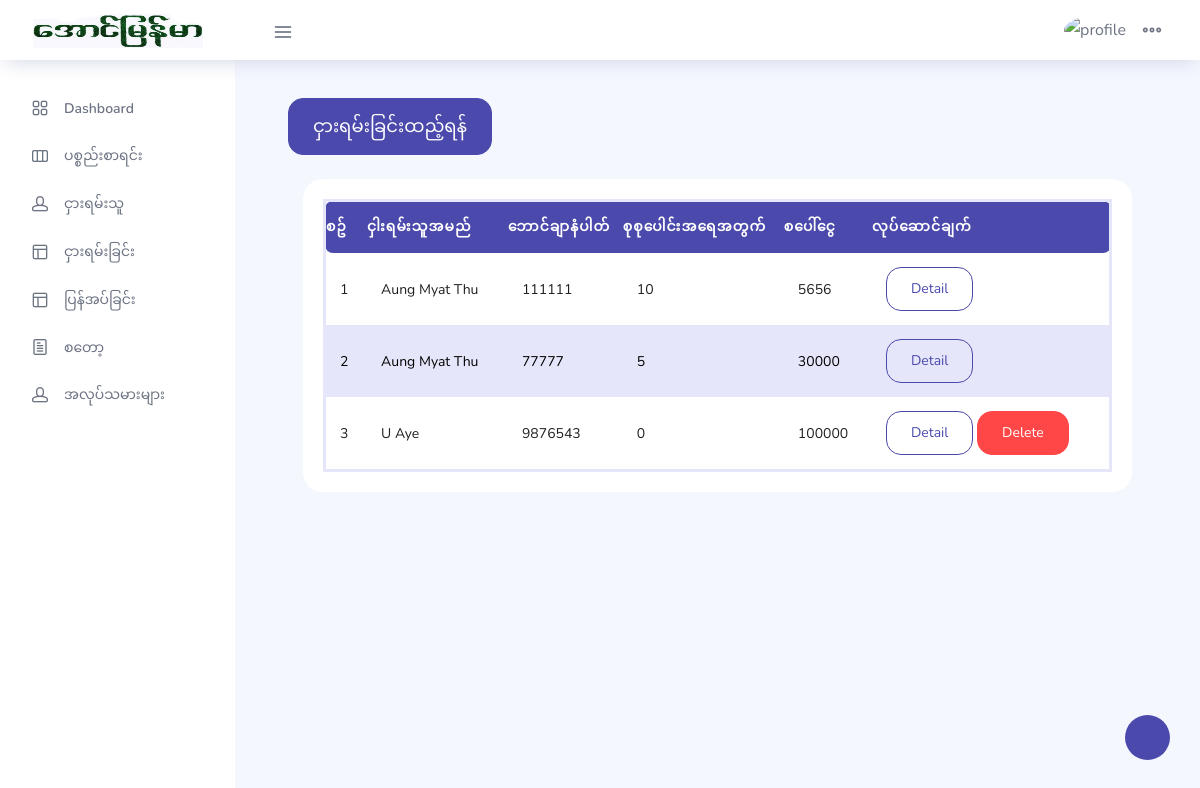
/lent.php (signed in), run on an earlier commit of the app's database.
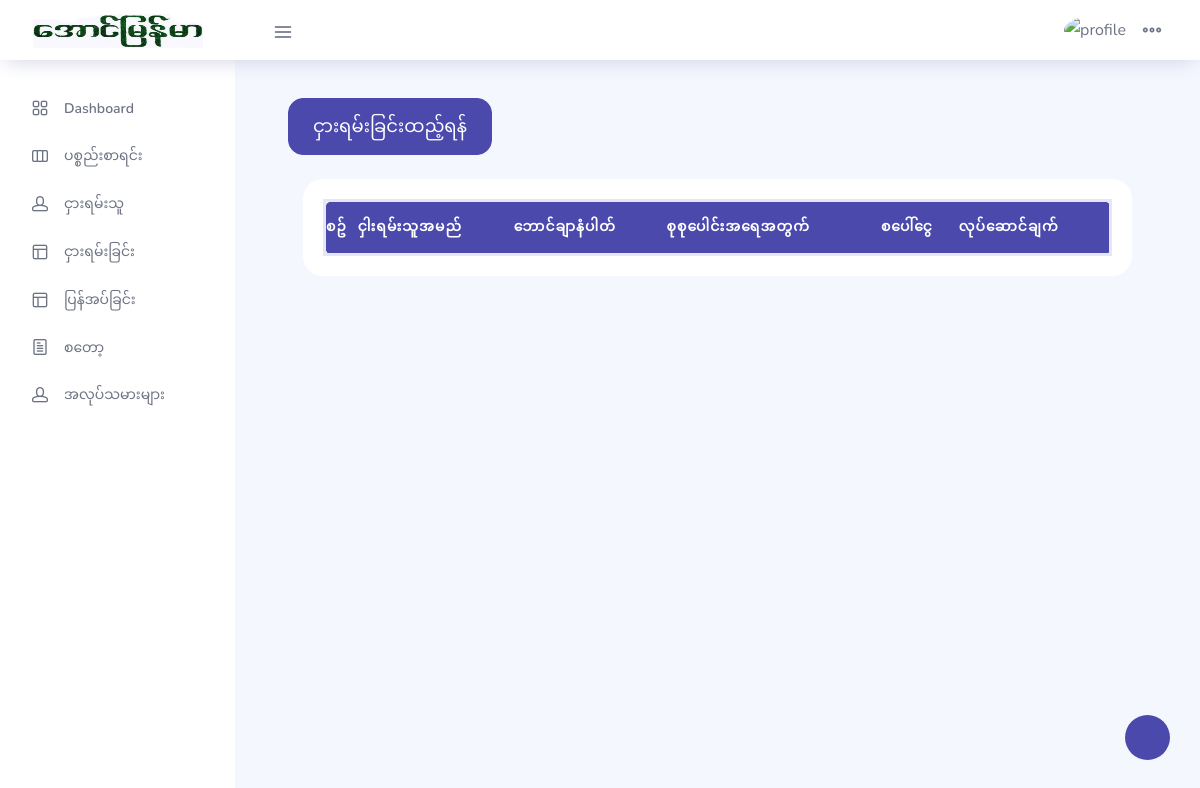
And on a later commit of the database.
### tables this page shows
CREATE TABLE `lent` (
  `id` int(11) NOT NULL,
  `invoice_number` varchar(255) NOT NULL,
  `customer_id` int(11) NOT NULL,
  `lent_date` date NOT NULL,
  `total_qty` int(11) NOT NULL,
  `deposit` int(11) NOT NULL,
  `checker` int(11) NOT NULL
);

CREATE TABLE `customer` (
  `id` int(11) NOT NULL,
  `cus_name` varchar(255) NOT NULL,
  `NRC` varchar(255) NOT NULL,
  `address` varchar(255) NOT NULL,
  `phone_number` varchar(255) NOT NULL
);

### lent.php (the view, shortened to what this page needs)
<?php
include_once __DIR__."/includes/config.php";
?>
<?php
include_once 'layouts/header.php';
?>
      <div class="main-panel">
        <div class="content-wrapper">
            <div class="container-fluid">
            <div class="row mb-4">
              <div class="col text-left">
                <a href="#" class="btn btn-primary" data-toggle="modal" data-target="#largeModal"><b><h4 class="modal-title" id="myModalLabel">ငှားရမ်းခြင်းထည့်ရန်</h4></b></a>
              </div>
            </div>
            <div class="container-fluid">
        <div class="row">
            <div class="col-md-12 grid-margin stretch-card">
              <div class="card">
                <div class="card-body">
                  <div class="row">
                    <div class="col-12">
                      <div class="table-responsive">
                        <table id="datatable" class="display expandable-table" style="width:100%">
                          <thead>
                            <tr>
                              <th>စဥ်</th>
                              <th>ငှါးရမ်းသူအမည်</th>
                              <th>ဘောင်ချာနံပါတ်</th>
                              <th>စုစုပေါင်းအရေအတွက်</th>
                              <th>စပေါ်ငွေ</th>
                              <th>လုပ်ဆောင်ချက်</th>
                            </tr>
                          </thead>
                          <tbody id="lent_table">
                          <?php
                          $query = "select customer.cus_name, lent.* from customer join lent on customer.id = lent.customer_id";
                          $result = mysqli_query($con,$query);
                          $count = 1;
                          if(!empty($result)){
                            foreach($result as $row){
                              if($row['checker']==0){
                              $cus_name=$row['cus_name'];
                              $data_id = $row['id'];
                              $data_inv = $row['invoice_number'];
                              $data_qty = $row['total_qty'];
                              $data_dep = $row['deposit'];
                          ?>
                          <tr>
                          <td><?php echo $count; ?></td>
                          <td> <div  class='' id='name_<?php echo $data_id; ?>'> <?php echo $cus_name; ?></div> </td>
                          <td> <div contentEditable='true' class='edit_lent' id='invoice_number_<?php echo $data_id; ?>'><?php echo $data_inv; ?> </div> </td>
                          <td> <div contentEditable='true' class='edit_lent' id='total_qty_<?php echo $data_id; ?>'><?php echo $data_qty; ?> </div> </td>
                          <td> <div contentEditable='true' class='edit_lent' id='deposit_<?php echo $data_id; ?>'><?php echo $data_dep ?> </div> </td>
                          <td><a data-toggle="modal" data-target="#detail_model" class="btn btn-outline-primary detail_lent" id="<?php echo $data_id?>">Detail</a>
                              <a class="btn btn-danger delete_lent" id="<?php echo $data_id?>">Delete</a>
                         </td>
                          </tr>
                          <?php
                          $count ++;
                          }
                          else{
                            $cus_name=$row['cus_name'];
                            $data_id = $row['id'];
                            $data_inv = $row['invoice_number'];
                            $data_qty = $row['total_qty'];
                            $data_dep = $row['deposit'];
                            ?>
                          <tr>
                          <td><?php echo $count; ?></td>
                          <td> <div  class='' id='name_<?php echo $data_id; ?>'> <?php echo $cus_name; ?></div> </td>
                          <td> <div contentEditable='true' class='edit_lent' id='invoice_number_<?php echo $data_id; ?>'><?php echo $data_inv; ?> </div> </td>
                          <td> <div contentEditable='true' class='edit_lent' id='total_qty_<?php echo $data_id; ?>'><?php echo $data_qty; ?> </div> </td>
                          <td> <div contentEditable='true' class='edit_lent' id='deposit_<?php echo $data_id; ?>'><?php echo $data_dep ?> </div> </td>
                          <td><a data-toggle="modal" data-target="#detail_model" class="btn btn-outline-primary detail_lent" id="<?php echo $data_id?>">Detail</a></td>
                          </tr>
                            <?php
                          $count ++;
                          }
                        }
                          }
                          else{
                          }
                        ?>
                          </tbody>
                      </table>
                      </div>
                    </div>
                  </div>
                  </div>
                </div>
              </div>
            </div>
        </div>
        </div>
      </div>
    </div>
<?php
include_once 'layouts/footer.php'
?>

What changed in the data, as far as the page shows it:
removed lent: customer.cus_name "Aung Myat Thu", invoice_number "111111", total_qty "10", deposit "5656"
removed lent: customer.cus_name "Aung Myat Thu", invoice_number "77777", total_qty "5", deposit "30000"
removed lent: customer.cus_name "U Aye", invoice_number "9876543", total_qty "0", deposit "100000"
